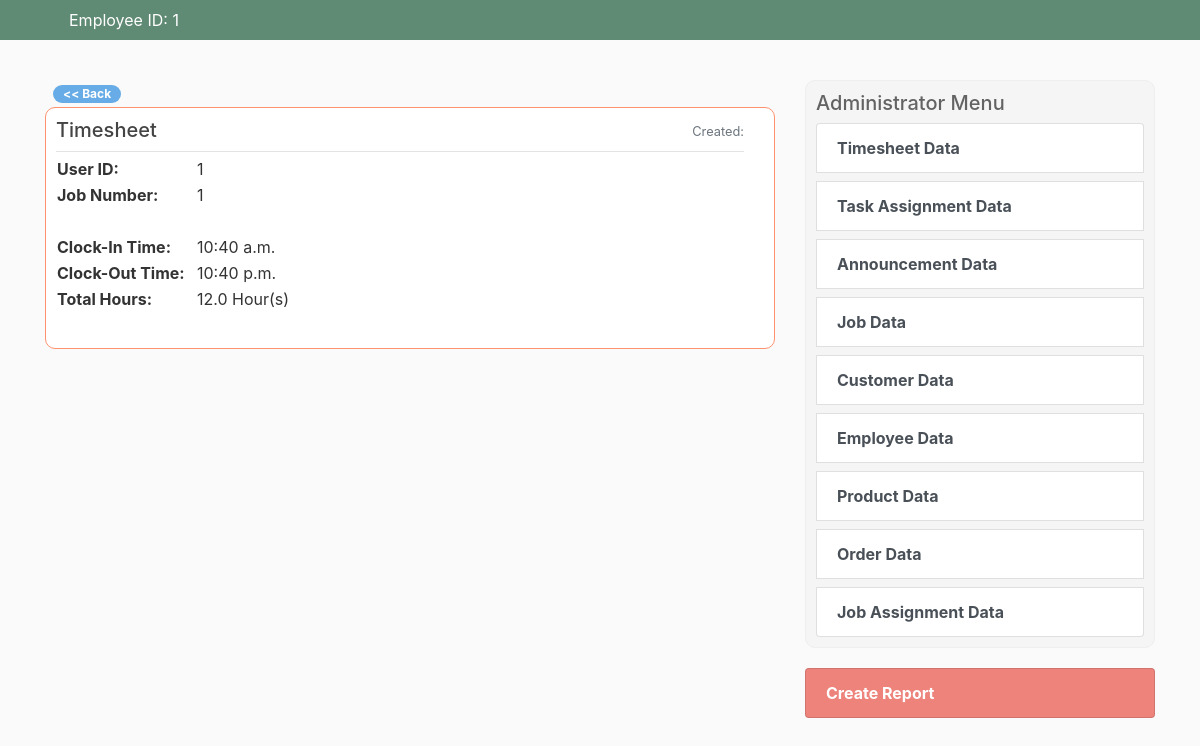
The page /timesheet/4/ on the database its author committed.
### blog/models.py (models this page shows, shortened)
class TimesheetModel(models.Model):
    title = models.CharField(max_length=100)
    project_num = models.CharField(max_length=100)
    time_start = models.TimeField(default='01:00')
    time_end = models.TimeField(default='01:00')
    status = models.CharField(default='1', max_length=100)
    sheet_id = models.CharField(default='1', max_length=100)
    employee_id = models.CharField(default='1', max_length=100)
    class Meta:
        verbose_name = 'Timesheet'
        verbose_name_plural = 'Timesheets'
    def get_total_hours(self):
        end_minutes = self.time_end.hour*60 + self.time_end.minute
        start_minutes = self.time_start.hour*60 + self.time_start.minute
        return round((end_minutes - start_minutes)/60, 2)

### blog/views.py (the view)
# urls.py: path('timesheet/<int:pk>/', timesheet_detail.as_view(), name='timesheet-detail'),
class timesheet_detail(DetailView):
    model = TimesheetModel
    def get_context_data(self, *args, **kwargs):
        context = super(timesheet_detail, self).get_context_data(*args, **kwargs)
        return context

### blog/context_processors.py (called while the page is built, shortened)
def connection_init():
    connection = pyodbc.connect(driver='ODBC Driver 17 for SQL Server', server='172.26.54.36', database='CyltexDB', trusted_connection='no', uid='test', password='testPass!@123')
    return connection

def connection_cursor_init(connection):
    cursor = connection.cursor()
    return cursor

def connection_query(connection, cursor, str):
    iterator = cursor.execute(str)
    result = iterator.fetchall()
    return result

def close_connections(connection, cursor):
    cursor.close()
    connection.rollback()

def SQL_get_all_employee_id():
    str = "SELECT * FROM Employee Where Emp_Status_ID != 2"
    conn = connection_init()
    cursor = connection_cursor_init(conn)
    query = connection_query(conn, cursor, str)
    close_connections(conn, cursor)
    return query

def empid_processor(request):
    context = {}
    emps = SQL_get_all_employee_id()
    if 'global_id' in request.session:
        global_id = request.session['global_id']
        context.update({
            'test': global_id,
            'emp_id': global_id,
            'emps': emps,
        })
    else:
        request.session['global_id'] = 1
        global_id = request.session['global_id']
        context.update({
            'test': global_id,
            'emp_id': global_id,
            'emps': emps,
        })
    context.update({
            'emps': emps,
        })
    return context

### blog/templates/blog/timesheetmodel_detail.html (shortened to what this page needs)
{% extends "blog/base.html" %}
{% block content %}
<a class="ml-2" href="javascript:;" style="text-decoration: none;">
	<span class="badge badge-light badge-pill ml-auto mt-1 mb-1 thumb_effect" style="background-color: #67ace6; color: white;"
		onmouseover="this.style='background-color: #4d718f; color: white;'"
		onmouseout="this.style='background-color: #67ace6; color: white;'"
		onclick="window.history.back();return false;">
		&#x200B; << Back &#x200B;
	</span>
</a>
	<article class="media content-section shadow_effect_only">
	    <div class="media-body">
			<div class="article-metadata d-flex">
				<h5 class="article-title">{{ object.title }}</h5>
			<div class="ml-auto"><small class="text-muted">Created: <b>{{ object.date_posted|date:"F d, Y" }}</b></small></div>
		</div>
		<table class="article-content" border="0px" align=left>
			<tr>
				<td align='left' style="width:140px"><b>User ID: </br></td>
				<td align='left'>{{ object.employee_id }}</td>
			</tr>
			<tr>
				<td align='left' style="width:140px"><b>Job Number: </br></td>
				<td align='left'>{{ object.project_num }}</td>
			</tr>
			<tr><td>&#x200B;</td></tr>
			<tr>
				<td align='left' style="width:140px"><b>Clock-In Time: </br></td>
				<td align='left'>{{ object.time_start }}</td>
			</tr>
			<tr>
				<td align='left'><b>Clock-Out Time: </br></td>
				<td align='left'>{{ object.time_end }}</td>
			</tr>
			<tr>
				<td align='left'><b>Total Hours: </br></td>
				<td align='left'>{{ object.get_total_hours }} Hour(s)</td>
			</tr>
			<tr><td>&#x200B;</td></tr>
		</table>
	</article>
{% endblock content %}

### static/blog/main.css (style rules this page uses)
body { background: #fafafa; color: #333333; margin-top: 5rem; }
h1, h2, h3, h4, h5, h6 { color: #444444; }
.content-section { background: #ffffff; padding: 10px 10px; padding-right: 30px; border: 1px solid #FF916E; border-radius: 10px; margin-bottom: 20px; }
.article-title { color: #444444; }
.article-content { white-space: pre-line; }
.article-metadata { padding-bottom: 1px; margin-bottom: 4px; border-bottom: 1px solid #e3e3e3 }

### rows shown on the page
TimesheetModel: title "Timesheet", employee_id "1", project_num "1", time_start "10:40 a.m.", time_end "10:40 p.m.", get_total_hours "12.0"

### other values the page prints
{{ emp_id }} "1"
